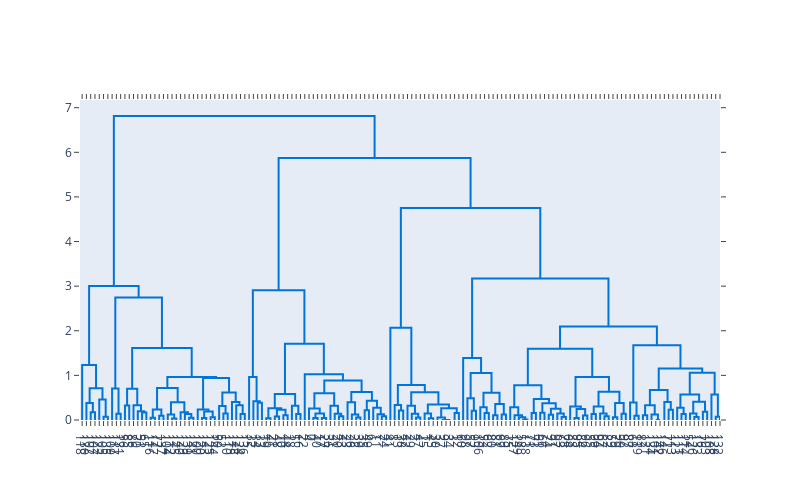

Here is the notebook cell this chart was saved with:
### Code cell
# Create the Dendogram

fig = ff.create_dendrogram(df_iris_pca, color_threshold=0)
fig.update_layout(width=800, height=500)
fig.show()

### Figure 1 — Plotly figure (JSON) as saved in the notebook; plotly's stock layout.template omitted (floating-point values rounded to 4 significant figures; data arrays with more than 128 entries replaced by an {"elided": "..."} marker saying what was removed)
{"data": [{"hoverinfo": "text", "marker": {"color": "rgb(0,116,217)"}, "mode": "lines", "type": "scatter", "x": [25, 25, 35, 35], "xaxis": "x", "y": [0, 0.1742, 0.1742, 0], "yaxis": "y"}, {"hoverinfo": "text", "marker": {"color": "rgb(0,116,217)"}, "mode": "lines", "type": "scatter", "x": [15, 15, 30, 30], "xaxis": "x", "y": [0, 0.3837, 0.3837, 0.1742], "yaxis": "y"}, {"hoverinfo": "text", "marker": {"color": "rgb(0,116,217)"}, "mode": "lines", "type": "scatter", "x": [55, 55, 65, 65], "xaxis": "x", "y": [0, 0.07319, 0.07319, 0], "yaxis": "y"}, {"hoverinfo": "text", "marker": {"color": "rgb(0,116,217)"}, "mode": "lines", "type": "scatter", "x": [45, 45, 60, 60], "xaxis": "x", "y": [0, 0.4574, 0.4574, 0.07319], "yaxis": "y"}, {"hoverinfo": "text", "marker": {"color": "rgb(0,116,217)"}, "mode": "lines", "type": "scatter", "x": [22.5, 22.5, 52.5, 52.5], "xaxis": "x", "y": [0.3837, 0.7092, 0.7092, 0.4574], "yaxis": "y"}, {"hoverinfo": "text", "marker": {"color": "rgb(0,116,217)"}, "mode": "lines", "type": "scatter", "x": [5, 5, 37.5, 37.5], "xaxis": "x", "y": [0, 1.235, 1.235, 0.7092], "yaxis": "y"}, {"hoverinfo": "text", "marker": {"color": "rgb(0,116,217)"}, "mode": "lines", "type": "scatter", "x": [85, 85, 95, 95], "xaxis": "x", "y": [0, 0.1398, 0.1398, 0], "yaxis": "y"}, {"hoverinfo": "text", "marker": {"color": "rgb(0,116,217)"}, "mode": "lines", "type": "scatter", "x": [75, 75, 90, 90], "xaxis": "x", "y": [0, 0.7064, 0.7064, 0.1398], "yaxis": "y"}, {"hoverinfo": "text", "marker": {"color": "rgb(0,116,217)"}, "mode": "lines", "type": "scatter", "x": [105, 105, 115, 115], "xaxis": "x", "y": [0, 0.326, 0.326, 0], "yaxis": "y"}, {"hoverinfo": "text", "marker": {"color": "rgb(0,116,217)"}, "mode": "lines", "type": "scatter", "x": [145, 145, 155, 155], "xaxis": "x", "y": [0, 0.1686, 0.1686, 0], "yaxis": "y"}, {"hoverinfo": "text", "marker": {"color": "rgb(0,116,217)"}, "mode": "lines", "type": "scatter", "x": [135, 135, 150, 150], "xaxis": "x", "y": [0, 0.1963, 0.1963, 0.1686], "yaxis": "y"}, {"hoverinfo": "text", "marker": {"color": "rgb(0,116,217)"}, "mode": "lines", "type": "scatter", "x": [125, 125, 142.5, 142.5], "xaxis": "x", "y": [0, 0.3334, 0.3334, 0.1963], "yaxis": "y"}, {"hoverinfo": "text", "marker": {"color": "rgb(0,116,217)"}, "mode": "lines", "type": "scatter", "x": [110, 110, 133.8, 133.8], "xaxis": "x", "y": [0.326, 0.7017, 0.7017, 0.3334], "yaxis": "y"}, {"hoverinfo": "text", "marker": {"color": "rgb(0,116,217)"}, "mode": "lines", "type": "scatter", "x": [165, 165, 175, 175], "xaxis": "x", "y": [0, 0.0514, 0.0514, 0], "yaxis": "y"}, {"hoverinfo": "text", "marker": {"color": "rgb(0,116,217)"}, "mode": "lines", "type": "scatter", "x": [185, 185, 195, 195], "xaxis": "x", "y": [0, 0.0941, 0.0941, 0], "yaxis": "y"}, {"hoverinfo": "text", "marker": {"color": "rgb(0,116,217)"}, "mode": "lines", "type": "scatter", "x": [170, 170, 190, 190], "xaxis": "x", "y": [0.0514, 0.2332, 0.2332, 0.0941], "yaxis": "y"}, {"hoverinfo": "text", "marker": {"color": "rgb(0,116,217)"}, "mode": "lines", "type": "scatter", "x": [215, 215, 225, 225], "xaxis": "x", "y": [0, 0.03437, 0.03437, 0], "yaxis": "y"}, {"hoverinfo": "text", "marker": {"color": "rgb(0,116,217)"}, "mode": "lines", "type": "scatter", "x": [205, 205, 220, 220], "xaxis": "x", "y": [0, 0.1242, 0.1242, 0.03437], "yaxis": "y"}, {"hoverinfo": "text", "marker": {"color": "rgb(0,116,217)"}, "mode": "lines", "type": "scatter", "x": [255, 255, 265, 265], "xaxis": "x", "y": [0, 0.0514, 0.0514, 0], "yaxis": "y"}, {"hoverinfo": "text", "marker": {"color": "rgb(0,116,217)"}, "mode": "lines", "type": "scatter", "x": [245, 245, 260, 260], "xaxis": "x", "y": [0, 0.1362, 0.1362, 0.0514], "yaxis": "y"}, {"hoverinfo": "text", "marker": {"color": "rgb(0,116,217)"}, "mode": "lines", "type": "scatter", "x": [235, 235, 252.5, 252.5], "xaxis": "x", "y": [0, 0.174, 0.174, 0.1362], "yaxis": "y"}, {"hoverinfo": "text", "marker": {"color": "rgb(0,116,217)"}, "mode": "lines", "type": "scatter", "x": [212.5, 212.5, 243.8, 243.8], "xaxis": "x", "y": [0.1242, 0.3964, 0.3964, 0.174], "yaxis": "y"}, {"hoverinfo": "text", "marker": {"color": "rgb(0,116,217)"}, "mode": "lines", "type": "scatter", "x": [180, 180, 228.1, 228.1], "xaxis": "x", "y": [0.2332, 0.7156, 0.7156, 0.3964], "yaxis": "y"}, {"hoverinfo": "text", "marker": {"color": "rgb(0,116,217)"}, "mode": "lines", "type": "scatter", "x": [285, 285, 295, 295], "xaxis": "x", "y": [0, 0.04281, 0.04281, 0], "yaxis": "y"}, {"hoverinfo": "text", "marker": {"color": "rgb(0,116,217)"}, "mode": "lines", "type": "scatter", "x": [305, 305, 315, 315], "xaxis": "x", "y": [0, 0.06307, 0.06307, 0], "yaxis": "y"}, {"hoverinfo": "text", "marker": {"color": "rgb(0,116,217)"}, "mode": "lines", "type": "scatter", "x": [290, 290, 310, 310], "xaxis": "x", "y": [0.04281, 0.1885, 0.1885, 0.06307], "yaxis": "y"}, {"hoverinfo": "text", "marker": {"color": "rgb(0,116,217)"}, "mode": "lines", "type": "scatter", "x": [275, 275, 300, 300], "xaxis": "x", "y": [0, 0.2345, 0.2345, 0.1885], "yaxis": "y"}, {"hoverinfo": "text", "marker": {"color": "rgb(0,116,217)"}, "mode": "lines", "type": "scatter", "x": [335, 335, 345, 345], "xaxis": "x", "y": [0, 0.1469, 0.1469, 0], "yaxis": "y"}, {"hoverinfo": "text", "marker": {"color": "rgb(0,116,217)"}, "mode": "lines", "type": "scatter", "x": [325, 325, 340, 340], "xaxis": "x", "y": [0, 0.3118, 0.3118, 0.1469], "yaxis": "y"}, {"hoverinfo": "text", "marker": {"color": "rgb(0,116,217)"}, "mode": "lines", "type": "scatter", "x": [375, 375, 385, 385], "xaxis": "x", "y": [0, 0.1371, 0.1371, 0], "yaxis": "y"}, {"hoverinfo": "text", "marker": {"color": "rgb(0,116,217)"}, "mode": "lines", "type": "scatter", "x": [365, 365, 380, 380], "xaxis": "x", "y": [0, 0.3279, 0.3279, 0.1371], "yaxis": "y"}, {"hoverinfo": "text", "marker": {"color": "rgb(0,116,217)"}, "mode": "lines", "type": "scatter", "x": [355, 355, 372.5, 372.5], "xaxis": "x", "y": [0, 0.4019, 0.4019, 0.3279], "yaxis": "y"}, {"hoverinfo": "text", "marker": {"color": "rgb(0,116,217)"}, "mode": "lines", "type": "scatter", "x": [332.5, 332.5, 363.8, 363.8], "xaxis": "x", "y": [0.3118, 0.619, 0.619, 0.4019], "yaxis": "y"}, {"hoverinfo": "text", "marker": {"color": "rgb(0,116,217)"}, "mode": "lines", "type": "scatter", "x": [287.5, 287.5, 348.1, 348.1], "xaxis": "x", "y": [0.2345, 0.9393, 0.9393, 0.619], "yaxis": "y"}, {"hoverinfo": "text", "marker": {"color": "rgb(0,116,217)"}, "mode": "lines", "type": "scatter", "x": [204.1, 204.1, 317.8, 317.8], "xaxis": "x", "y": [0.7156, 0.9654, 0.9654, 0.9393], "yaxis": "y"}, {"hoverinfo": "text", "marker": {"color": "rgb(0,116,217)"}, "mode": "lines", "type": "scatter", "x": [121.9, 121.9, 260.9, 260.9], "xaxis": "x", "y": [0.7017, 1.612, 1.612, 0.9654], "yaxis": "y"}, {"hoverinfo": "text", "marker": {"color": "rgb(0,116,217)"}, "mode": "lines", "type": "scatter", "x": [82.5, 82.5, 191.4, 191.4], "xaxis": "x", "y": [0.7064, 2.744, 2.744, 1.612], "yaxis": "y"}, {"hoverinfo": "text", "marker": {"color": "rgb(0,116,217)"}, "mode": "lines", "type": "scatter", "x": [21.25, 21.25, 137.0, 137.0], "xaxis": "x", "y": [1.235, 3.002, 3.002, 2.744], "yaxis": "y"}, {"hoverinfo": "text", "marker": {"color": "rgb(0,116,217)"}, "mode": "lines", "type": "scatter", "x": [415, 415, 425, 425], "xaxis": "x", "y": [0, 0.3842, 0.3842, 0], "yaxis": "y"}, {"hoverinfo": "text", "marker": {"color": "rgb(0,116,217)"}, "mode": "lines", "type": "scatter", "x": [405, 405, 420, 420], "xaxis": "x", "y": [0, 0.4204, 0.4204, 0.3842], "yaxis": "y"}, {"hoverinfo": "text", "marker": {"color": "rgb(0,116,217)"}, "mode": "lines", "type": "scatter", "x": [395, 395, 412.5, 412.5], "xaxis": "x", "y": [0, 0.9625, 0.9625, 0.4204], "yaxis": "y"}, {"hoverinfo": "text", "marker": {"color": "rgb(0,116,217)"}, "mode": "lines", "type": "scatter", "x": [435, 435, 445, 445], "xaxis": "x", "y": [0, 0.04197, 0.04197, 0], "yaxis": "y"}, {"hoverinfo": "text", "marker": {"color": "rgb(0,116,217)"}, "mode": "lines", "type": "scatter", "x": [455, 455, 465, 465], "xaxis": "x", "y": [0, 0.07631, 0.07631, 0], "yaxis": "y"}, {"hoverinfo": "text", "marker": {"color": "rgb(0,116,217)"}, "mode": "lines", "type": "scatter", "x": [475, 475, 485, 485], "xaxis": "x", "y": [0, 0.1052, 0.1052, 0], "yaxis": "y"}, {"hoverinfo": "text", "marker": {"color": "rgb(0,116,217)"}, "mode": "lines", "type": "scatter", "x": [460, 460, 480, 480], "xaxis": "x", "y": [0.07631, 0.2303, 0.2303, 0.1052], "yaxis": "y"}, {"hoverinfo": "text", "marker": {"color": "rgb(0,116,217)"}, "mode": "lines", "type": "scatter", "x": [440, 440, 470, 470], "xaxis": "x", "y": [0.04197, 0.2655, 0.2655, 0.2303], "yaxis": "y"}, {"hoverinfo": "text", "marker": {"color": "rgb(0,116,217)"}, "mode": "lines", "type": "scatter", "x": [505, 505, 515, 515], "xaxis": "x", "y": [0, 0.1323, 0.1323, 0], "yaxis": "y"}, {"hoverinfo": "text", "marker": {"color": "rgb(0,116,217)"}, "mode": "lines", "type": "scatter", "x": [495, 495, 510, 510], "xaxis": "x", "y": [0, 0.3195, 0.3195, 0.1323], "yaxis": "y"}, {"hoverinfo": "text", "marker": {"color": "rgb(0,116,217)"}, "mode": "lines", "type": "scatter", "x": [455, 455, 502.5, 502.5], "xaxis": "x", "y": [0.2655, 0.5818, 0.5818, 0.3195], "yaxis": "y"}, {"hoverinfo": "text", "marker": {"color": "rgb(0,116,217)"}, "mode": "lines", "type": "scatter", "x": [545, 545, 555, 555], "xaxis": "x", "y": [0, 0.04365, 0.04365, 0], "yaxis": "y"}, {"hoverinfo": "text", "marker": {"color": "rgb(0,116,217)"}, "mode": "lines", "type": "scatter", "x": [565, 565, 575, 575], "xaxis": "x", "y": [0, 0.04365, 0.04365, 0], "yaxis": "y"}, {"hoverinfo": "text", "marker": {"color": "rgb(0,116,217)"}, "mode": "lines", "type": "scatter", "x": [550, 550, 570, 570], "xaxis": "x", "y": [0.04365, 0.1451, 0.1451, 0.04365], "yaxis": "y"}, {"hoverinfo": "text", "marker": {"color": "rgb(0,116,217)"}, "mode": "lines", "type": "scatter", "x": [535, 535, 560, 560], "xaxis": "x", "y": [0, 0.2553, 0.2553, 0.1451], "yaxis": "y"}, {"hoverinfo": "text", "marker": {"color": "rgb(0,116,217)"}, "mode": "lines", "type": "scatter", "x": [605, 605, 615, 615], "xaxis": "x", "y": [0, 0.08338, 0.08338, 0], "yaxis": "y"}, {"hoverinfo": "text", "marker": {"color": "rgb(0,116,217)"}, "mode": "lines", "type": "scatter", "x": [595, 595, 610, 610], "xaxis": "x", "y": [0, 0.1422, 0.1422, 0.08338], "yaxis": "y"}, {"hoverinfo": "text", "marker": {"color": "rgb(0,116,217)"}, "mode": "lines", "type": "scatter", "x": [585, 585, 602.5, 602.5], "xaxis": "x", "y": [0, 0.3203, 0.3203, 0.1422], "yaxis": "y"}, {"hoverinfo": "text", "marker": {"color": "rgb(0,116,217)"}, "mode": "lines", "type": "scatter", "x": [547.5, 547.5, 593.8, 593.8], "xaxis": "x", "y": [0.2553, 0.6023, 0.6023, 0.3203], "yaxis": "y"}, {"hoverinfo": "text", "marker": {"color": "rgb(0,116,217)"}, "mode": "lines", "type": "scatter", "x": [645, 645, 655, 655], "xaxis": "x", "y": [0, 0.05332, 0.05332, 0], "yaxis": "y"}, {"hoverinfo": "text", "marker": {"color": "rgb(0,116,217)"}, "mode": "lines", "type": "scatter", "x": [635, 635, 650, 650], "xaxis": "x", "y": [0, 0.1215, 0.1215, 0.05332], "yaxis": "y"}, {"hoverinfo": "text", "marker": {"color": "rgb(0,116,217)"}, "mode": "lines", "type": "scatter", "x": [625, 625, 642.5, 642.5], "xaxis": "x", "y": [0, 0.3965, 0.3965, 0.1215], "yaxis": "y"}, {"hoverinfo": "text", "marker": {"color": "rgb(0,116,217)"}, "mode": "lines", "type": "scatter", "x": [665, 665, 675, 675], "xaxis": "x", "y": [0, 0.2166, 0.2166, 0], "yaxis": "y"}, {"hoverinfo": "text", "marker": {"color": "rgb(0,116,217)"}, "mode": "lines", "type": "scatter", "x": [705, 705, 715, 715], "xaxis": "x", "y": [0, 0.08561, 0.08561, 0], "yaxis": "y"}, {"hoverinfo": "text", "marker": {"color": "rgb(0,116,217)"}, "mode": "lines", "type": "scatter", "x": [695, 695, 710, 710], "xaxis": "x", "y": [0, 0.1291, 0.1291, 0.08561], "yaxis": "y"}, {"hoverinfo": "text", "marker": {"color": "rgb(0,116,217)"}, "mode": "lines", "type": "scatter", "x": [685, 685, 702.5, 702.5], "xaxis": "x", "y": [0, 0.2736, 0.2736, 0.1291], "yaxis": "y"}, {"hoverinfo": "text", "marker": {"color": "rgb(0,116,217)"}, "mode": "lines", "type": "scatter", "x": [670, 670, 693.8, 693.8], "xaxis": "x", "y": [0.2166, 0.4325, 0.4325, 0.2736], "yaxis": "y"}, {"hoverinfo": "text", "marker": {"color": "rgb(0,116,217)"}, "mode": "lines", "type": "scatter", "x": [633.8, 633.8, 681.9, 681.9], "xaxis": "x", "y": [0.3965, 0.6261, 0.6261, 0.4325], "yaxis": "y"}, {"hoverinfo": "text", "marker": {"color": "rgb(0,116,217)"}, "mode": "lines", "type": "scatter", "x": [570.6, 570.6, 657.8, 657.8], "xaxis": "x", "y": [0.6023, 0.8851, 0.8851, 0.6261], "yaxis": "y"}, {"hoverinfo": "text", "marker": {"color": "rgb(0,116,217)"}, "mode": "lines", "type": "scatter", "x": [525, 525, 614.2, 614.2], "xaxis": "x", "y": [0, 1.028, 1.028, 0.8851], "yaxis": "y"}, {"hoverinfo": "text", "marker": {"color": "rgb(0,116,217)"}, "mode": "lines", "type": "scatter", "x": [478.8, 478.8, 569.6, 569.6], "xaxis": "x", "y": [0.5818, 1.709, 1.709, 1.028], "yaxis": "y"}, {"hoverinfo": "text", "marker": {"color": "rgb(0,116,217)"}, "mode": "lines", "type": "scatter", "x": [403.8, 403.8, 524.2, 524.2], "xaxis": "x", "y": [0.9625, 2.907, 2.907, 1.709], "yaxis": "y"}, {"hoverinfo": "text", "marker": {"color": "rgb(0,116,217)"}, "mode": "lines", "type": "scatter", "x": [745, 745, 755, 755], "xaxis": "x", "y": [0, 0.2113, 0.2113, 0], "yaxis": "y"}, {"hoverinfo": "text", "marker": {"color": "rgb(0,116,217)"}, "mode": "lines", "type": "scatter", "x": [735, 735, 750, 750], "xaxis": "x", "y": [0, 0.3366, 0.3366, 0.2113], "yaxis": "y"}, {"hoverinfo": "text", "marker": {"color": "rgb(0,116,217)"}, "mode": "lines", "type": "scatter", "x": [785, 785, 795, 795], "xaxis": "x", "y": [0, 0.05332, 0.05332, 0], "yaxis": "y"}, {"hoverinfo": "text", "marker": {"color": "rgb(0,116,217)"}, "mode": "lines", "type": "scatter", "x": [775, 775, 790, 790], "xaxis": "x", "y": [0, 0.1378, 0.1378, 0.05332], "yaxis": "y"}, {"hoverinfo": "text", "marker": {"color": "rgb(0,116,217)"}, "mode": "lines", "type": "scatter", "x": [765, 765, 782.5, 782.5], "xaxis": "x", "y": [0, 0.3207, 0.3207, 0.1378], "yaxis": "y"}, {"hoverinfo": "text", "marker": {"color": "rgb(0,116,217)"}, "mode": "lines", "type": "scatter", "x": [815, 815, 825, 825], "xaxis": "x", "y": [0, 0.03815, 0.03815, 0], "yaxis": "y"}, {"hoverinfo": "text", "marker": {"color": "rgb(0,116,217)"}, "mode": "lines", "type": "scatter", "x": [805, 805, 820, 820], "xaxis": "x", "y": [0, 0.1451, 0.1451, 0.03815], "yaxis": "y"}, {"hoverinfo": "text", "marker": {"color": "rgb(0,116,217)"}, "mode": "lines", "type": "scatter", "x": [855, 855, 865, 865], "xaxis": "x", "y": [0, 0, 0, 0], "yaxis": "y"}, {"hoverinfo": "text", "marker": {"color": "rgb(0,116,217)"}, "mode": "lines", "type": "scatter", "x": [845, 845, 860, 860], "xaxis": "x", "y": [0, 0, 0, 0], "yaxis": "y"}, {"hoverinfo": "text", "marker": {"color": "rgb(0,116,217)"}, "mode": "lines", "type": "scatter", "x": [835, 835, 852.5, 852.5], "xaxis": "x", "y": [0, 0.05651, 0.05651, 0], "yaxis": "y"}, {"hoverinfo": "text", "marker": {"color": "rgb(0,116,217)"}, "mode": "lines", "type": "scatter", "x": [875, 875, 885, 885], "xaxis": "x", "y": [0, 0.1559, 0.1559, 0], "yaxis": "y"}, {"hoverinfo": "text", "marker": {"color": "rgb(0,116,217)"}, "mode": "lines", "type": "scatter", "x": [843.8, 843.8, 880, 880], "xaxis": "x", "y": [0.05651, 0.2629, 0.2629, 0.1559], "yaxis": "y"}, {"hoverinfo": "text", "marker": {"color": "rgb(0,116,217)"}, "mode": "lines", "type": "scatter", "x": [812.5, 812.5, 861.9, 861.9], "xaxis": "x", "y": [0.1451, 0.3487, 0.3487, 0.2629], "yaxis": "y"}, {"hoverinfo": "text", "marker": {"color": "rgb(0,116,217)"}, "mode": "lines", "type": "scatter", "x": [773.8, 773.8, 837.2, 837.2], "xaxis": "x", "y": [0.3207, 0.6203, 0.6203, 0.3487], "yaxis": "y"}, {"hoverinfo": "text", "marker": {"color": "rgb(0,116,217)"}, "mode": "lines", "type": "scatter", "x": [742.5, 742.5, 805.5, 805.5], "xaxis": "x", "y": [0.3366, 0.7837, 0.7837, 0.6203], "yaxis": "y"}, {"hoverinfo": "text", "marker": {"color": "rgb(0,116,217)"}, "mode": "lines", "type": "scatter", "x": [725, 725, 774.0, 774.0], "xaxis": "x", "y": [0, 2.07, 2.07, 0.7837], "yaxis": "y"}, {"hoverinfo": "text", "marker": {"color": "rgb(0,116,217)"}, "mode": "lines", "type": "scatter", "x": [915, 915, 925, 925], "xaxis": "x", "y": [0, 0.2098, 0.2098, 0], "yaxis": "y"}, {"hoverinfo": "text", "marker": {"color": "rgb(0,116,217)"}, "mode": "lines", "type": "scatter", "x": [905, 905, 920, 920], "xaxis": "x", "y": [0, 0.4857, 0.4857, 0.2098], "yaxis": "y"}, {"hoverinfo": "text", "marker": {"color": "rgb(0,116,217)"}, "mode": "lines", "type": "scatter", "x": [945, 945, 955, 955], "xaxis": "x", "y": [0, 0.155, 0.155, 0], "yaxis": "y"}, {"hoverinfo": "text", "marker": {"color": "rgb(0,116,217)"}, "mode": "lines", "type": "scatter", "x": [935, 935, 950, 950], "xaxis": "x", "y": [0, 0.2872, 0.2872, 0.155], "yaxis": "y"}, {"hoverinfo": "text", "marker": {"color": "rgb(0,116,217)"}, "mode": "lines", "type": "scatter", "x": [965, 965, 975, 975], "xaxis": "x", "y": [0, 0.1079, 0.1079, 0], "yaxis": "y"}, {"hoverinfo": "text", "marker": {"color": "rgb(0,116,217)"}, "mode": "lines", "type": "scatter", "x": [985, 985, 995, 995], "xaxis": "x", "y": [0, 0.1215, 0.1215, 0], "yaxis": "y"}, {"hoverinfo": "text", "marker": {"color": "rgb(0,116,217)"}, "mode": "lines", "type": "scatter", "x": [970, 970, 990, 990], "xaxis": "x", "y": [0.1079, 0.3572, 0.3572, 0.1215], "yaxis": "y"}, {"hoverinfo": "text", "marker": {"color": "rgb(0,116,217)"}, "mode": "lines", "type": "scatter", "x": [942.5, 942.5, 980, 980], "xaxis": "x", "y": [0.2872, 0.6133, 0.6133, 0.3572], "yaxis": "y"}, {"hoverinfo": "text", "marker": {"color": "rgb(0,116,217)"}, "mode": "lines", "type": "scatter", "x": [912.5, 912.5, 961.2, 961.2], "xaxis": "x", "y": [0.4857, 1.052, 1.052, 0.6133], "yaxis": "y"}, {"hoverinfo": "text", "marker": {"color": "rgb(0,116,217)"}, "mode": "lines", "type": "scatter", "x": [895, 895, 936.9, 936.9], "xaxis": "x", "y": [0, 1.387, 1.387, 1.052], "yaxis": "y"}, {"hoverinfo": "text", "marker": {"color": "rgb(0,116,217)"}, "mode": "lines", "type": "scatter", "x": [1035, 1035, 1045, 1045], "xaxis": "x", "y": [0, 0.01145, 0.01145, 0], "yaxis": "y"}, {"hoverinfo": "text", "marker": {"color": "rgb(0,116,217)"}, "mode": "lines", "type": "scatter", "x": [1025, 1025, 1040, 1040], "xaxis": "x", "y": [0, 0.06215, 0.06215, 0.01145], "yaxis": "y"}, {"hoverinfo": "text", "marker": {"color": "rgb(0,116,217)"}, "mode": "lines", "type": "scatter", "x": [1015, 1015, 1032.0, 1032.0], "xaxis": "x", "y": [0, 0.1069, 0.1069, 0.06215], "yaxis": "y"}, {"hoverinfo": "text", "marker": {"color": "rgb(0,116,217)"}, "mode": "lines", "type": "scatter", "x": [1005, 1005, 1024.0, 1024.0], "xaxis": "x", "y": [0, 0.2861, 0.2861, 0.1069], "yaxis": "y"}, {"hoverinfo": "text", "marker": {"color": "rgb(0,116,217)"}, "mode": "lines", "type": "scatter", "x": [1055, 1055, 1065, 1065], "xaxis": "x", "y": [0, 0.157, 0.157, 0], "yaxis": "y"}, {"hoverinfo": "text", "marker": {"color": "rgb(0,116,217)"}, "mode": "lines", "type": "scatter", "x": [1075, 1075, 1085, 1085], "xaxis": "x", "y": [0, 0.16, 0.16, 0], "yaxis": "y"}, {"hoverinfo": "text", "marker": {"color": "rgb(0,116,217)"}, "mode": "lines", "type": "scatter", "x": [1095, 1095, 1105, 1105], "xaxis": "x", "y": [0, 0.1194, 0.1194, 0], "yaxis": "y"}, {"hoverinfo": "text", "marker": {"color": "rgb(0,116,217)"}, "mode": "lines", "type": "scatter", "x": [1125, 1125, 1135, 1135], "xaxis": "x", "y": [0, 0.0674, 0.0674, 0], "yaxis": "y"}, {"hoverinfo": "text", "marker": {"color": "rgb(0,116,217)"}, "mode": "lines", "type": "scatter", "x": [1115, 1115, 1130, 1130], "xaxis": "x", "y": [0, 0.1467, 0.1467, 0.0674], "yaxis": "y"}, {"hoverinfo": "text", "marker": {"color": "rgb(0,116,217)"}, "mode": "lines", "type": "scatter", "x": [1100, 1100, 1122.0, 1122.0], "xaxis": "x", "y": [0.1194, 0.2549, 0.2549, 0.1467], "yaxis": "y"}, {"hoverinfo": "text", "marker": {"color": "rgb(0,116,217)"}, "mode": "lines", "type": "scatter", "x": [1080, 1080, 1111.0, 1111.0], "xaxis": "x", "y": [0.16, 0.3747, 0.3747, 0.2549], "yaxis": "y"}, {"hoverinfo": "text", "marker": {"color": "rgb(0,116,217)"}, "mode": "lines", "type": "scatter", "x": [1060, 1060, 1096.0, 1096.0], "xaxis": "x", "y": [0.157, 0.4691, 0.4691, 0.3747], "yaxis": "y"}, {"hoverinfo": "text", "marker": {"color": "rgb(0,116,217)"}, "mode": "lines", "type": "scatter", "x": [1014.0, 1014.0, 1078.0, 1078.0], "xaxis": "x", "y": [0.2861, 0.7786, 0.7786, 0.4691], "yaxis": "y"}, {"hoverinfo": "text", "marker": {"color": "rgb(0,116,217)"}, "mode": "lines", "type": "scatter", "x": [1155, 1155, 1165, 1165], "xaxis": "x", "y": [0, 0.04365, 0.04365, 0], "yaxis": "y"}, {"hoverinfo": "text", "marker": {"color": "rgb(0,116,217)"}, "mode": "lines", "type": "scatter", "x": [1175, 1175, 1185, 1185], "xaxis": "x", "y": [0, 0.09968, 0.09968, 0], "yaxis": "y"}, {"hoverinfo": "text", "marker": {"color": "rgb(0,116,217)"}, "mode": "lines", "type": "scatter", "x": [1160, 1160, 1180, 1180], "xaxis": "x", "y": [0.04365, 0.2461, 0.2461, 0.09968], "yaxis": "y"}, {"hoverinfo": "text", "marker": {"color": "rgb(0,116,217)"}, "mode": "lines", "type": "scatter", "x": [1145, 1145, 1170, 1170], "xaxis": "x", "y": [0, 0.3, 0.3, 0.2461], "yaxis": "y"}, {"hoverinfo": "text", "marker": {"color": "rgb(0,116,217)"}, "mode": "lines", "type": "scatter", "x": [1195, 1195, 1205, 1205], "xaxis": "x", "y": [0, 0.1323, 0.1323, 0], "yaxis": "y"}, {"hoverinfo": "text", "marker": {"color": "rgb(0,116,217)"}, "mode": "lines", "type": "scatter", "x": [1225, 1225, 1235, 1235], "xaxis": "x", "y": [0, 0.08393, 0.08393, 0], "yaxis": "y"}, {"hoverinfo": "text", "marker": {"color": "rgb(0,116,217)"}, "mode": "lines", "type": "scatter", "x": [1215, 1215, 1230, 1230], "xaxis": "x", "y": [0, 0.1442, 0.1442, 0.08393], "yaxis": "y"}, {"hoverinfo": "text", "marker": {"color": "rgb(0,116,217)"}, "mode": "lines", "type": "scatter", "x": [1200, 1200, 1222.0, 1222.0], "xaxis": "x", "y": [0.1323, 0.3054, 0.3054, 0.1442], "yaxis": "y"}, {"hoverinfo": "text", "marker": {"color": "rgb(0,116,217)"}, "mode": "lines", "type": "scatter", "x": [1245, 1245, 1255, 1255], "xaxis": "x", "y": [0, 0.05919, 0.05919, 0], "yaxis": "y"}, {"hoverinfo": "text", "marker": {"color": "rgb(0,116,217)"}, "mode": "lines", "type": "scatter", "x": [1265, 1265, 1275, 1275], "xaxis": "x", "y": [0, 0.1427, 0.1427, 0], "yaxis": "y"}, {"hoverinfo": "text", "marker": {"color": "rgb(0,116,217)"}, "mode": "lines", "type": "scatter", "x": [1250, 1250, 1270, 1270], "xaxis": "x", "y": [0.05919, 0.3834, 0.3834, 0.1427], "yaxis": "y"}, {"hoverinfo": "text", "marker": {"color": "rgb(0,116,217)"}, "mode": "lines", "type": "scatter", "x": [1211.0, 1211.0, 1260, 1260], "xaxis": "x", "y": [0.3054, 0.6354, 0.6354, 0.3834], "yaxis": "y"}, {"hoverinfo": "text", "marker": {"color": "rgb(0,116,217)"}, "mode": "lines", "type": "scatter", "x": [1158.0, 1158.0, 1236.0, 1236.0], "xaxis": "x", "y": [0.3, 0.9622, 0.9622, 0.6354], "yaxis": "y"}, {"hoverinfo": "text", "marker": {"color": "rgb(0,116,217)"}, "mode": "lines", "type": "scatter", "x": [1046.0, 1046.0, 1197.0, 1197.0], "xaxis": "x", "y": [0.7786, 1.6, 1.6, 0.9622], "yaxis": "y"}, {"hoverinfo": "text", "marker": {"color": "rgb(0,116,217)"}, "mode": "lines", "type": "scatter", "x": [1295, 1295, 1305, 1305], "xaxis": "x", "y": [0, 0.09268, 0.09268, 0], "yaxis": "y"}, {"hoverinfo": "text", "marker": {"color": "rgb(0,116,217)"}, "mode": "lines", "type": "scatter", "x": [1285, 1285, 1300, 1300], "xaxis": "x", "y": [0, 0.3915, 0.3915, 0.09268], "yaxis": "y"}, {"hoverinfo": "text", "marker": {"color": "rgb(0,116,217)"}, "mode": "lines", "type": "scatter", "x": [1315, 1315, 1325, 1325], "xaxis": "x", "y": [0, 0.1057, 0.1057, 0], "yaxis": "y"}, {"hoverinfo": "text", "marker": {"color": "rgb(0,116,217)"}, "mode": "lines", "type": "scatter", "x": [1345, 1345, 1355, 1355], "xaxis": "x", "y": [0, 0, 0, 0], "yaxis": "y"}, {"hoverinfo": "text", "marker": {"color": "rgb(0,116,217)"}, "mode": "lines", "type": "scatter", "x": [1335, 1335, 1350, 1350], "xaxis": "x", "y": [0, 0.124, 0.124, 0], "yaxis": "y"}, {"hoverinfo": "text", "marker": {"color": "rgb(0,116,217)"}, "mode": "lines", "type": "scatter", "x": [1320, 1320, 1342.0, 1342.0], "xaxis": "x", "y": [0.1057, 0.3324, 0.3324, 0.124], "yaxis": "y"}, {"hoverinfo": "text", "marker": {"color": "rgb(0,116,217)"}, "mode": "lines", "type": "scatter", "x": [1375, 1375, 1385, 1385], "xaxis": "x", "y": [0, 0.2279, 0.2279, 0], "yaxis": "y"}, {"hoverinfo": "text", "marker": {"color": "rgb(0,116,217)"}, "mode": "lines", "type": "scatter", "x": [1365, 1365, 1380, 1380], "xaxis": "x", "y": [0, 0.4024, 0.4024, 0.2279], "yaxis": "y"}, {"hoverinfo": "text", "marker": {"color": "rgb(0,116,217)"}, "mode": "lines", "type": "scatter", "x": [1331.0, 1331.0, 1372.0, 1372.0], "xaxis": "x", "y": [0.3324, 0.6733, 0.6733, 0.4024], "yaxis": "y"}, {"hoverinfo": "text", "marker": {"color": "rgb(0,116,217)"}, "mode": "lines", "type": "scatter", "x": [1405, 1405, 1415, 1415], "xaxis": "x", "y": [0, 0.1359, 0.1359, 0], "yaxis": "y"}, {"hoverinfo": "text", "marker": {"color": "rgb(0,116,217)"}, "mode": "lines", "type": "scatter", "x": [1395, 1395, 1410, 1410], "xaxis": "x", "y": [0, 0.2761, 0.2761, 0.1359], "yaxis": "y"}, {"hoverinfo": "text", "marker": {"color": "rgb(0,116,217)"}, "mode": "lines", "type": "scatter", "x": [1435, 1435, 1445, 1445], "xaxis": "x", "y": [0, 0.06482, 0.06482, 0], "yaxis": "y"}, {"hoverinfo": "text", "marker": {"color": "rgb(0,116,217)"}, "mode": "lines", "type": "scatter", "x": [1425, 1425, 1440, 1440], "xaxis": "x", "y": [0, 0.1461, 0.1461, 0.06482], "yaxis": "y"}, {"hoverinfo": "text", "marker": {"color": "rgb(0,116,217)"}, "mode": "lines", "type": "scatter", "x": [1455, 1455, 1465, 1465], "xaxis": "x", "y": [0, 0.1873, 0.1873, 0], "yaxis": "y"}, {"hoverinfo": "text", "marker": {"color": "rgb(0,116,217)"}, "mode": "lines", "type": "scatter", "x": [1432.0, 1432.0, 1460, 1460], "xaxis": "x", "y": [0.1461, 0.4095, 0.4095, 0.1873], "yaxis": "y"}, {"hoverinfo": "text", "marker": {"color": "rgb(0,116,217)"}, "mode": "lines", "type": "scatter", "x": [1402.0, 1402.0, 1446.0, 1446.0], "xaxis": "x", "y": [0.2761, 0.5692, 0.5692, 0.4095], "yaxis": "y"}, {"hoverinfo": "text", "marker": {"color": "rgb(0,116,217)"}, "mode": "lines", "type": "scatter", "x": [1485, 1485, 1495, 1495], "xaxis": "x", "y": [0, 0.07486, 0.07486, 0], "yaxis": "y"}, {"hoverinfo": "text", "marker": {"color": "rgb(0,116,217)"}, "mode": "lines", "type": "scatter", "x": [1475, 1475, 1490, 1490], "xaxis": "x", "y": [0, 0.5728, 0.5728, 0.07486], "yaxis": "y"}, {"hoverinfo": "text", "marker": {"color": "rgb(0,116,217)"}, "mode": "lines", "type": "scatter", "x": [1424.0, 1424.0, 1482.0, 1482.0], "xaxis": "x", "y": [0.5692, 1.061, 1.061, 0.5728], "yaxis": "y"}, {"hoverinfo": "text", "marker": {"color": "rgb(0,116,217)"}, "mode": "lines", "type": "scatter", "x": [1352.0, 1352.0, 1453.0, 1453.0], "xaxis": "x", "y": [0.6733, 1.155, 1.155, 1.061], "yaxis": "y"}, {"hoverinfo": "text", "marker": {"color": "rgb(0,116,217)"}, "mode": "lines", "type": "scatter", "x": [1292.0, 1292.0, 1403.0, 1403.0], "xaxis": "x", "y": [0.3915, 1.678, 1.678, 1.155], "yaxis": "y"}, {"hoverinfo": "text", "marker": {"color": "rgb(0,116,217)"}, "mode": "lines", "type": "scatter", "x": [1121.0, 1121.0, 1348.0, 1348.0], "xaxis": "x", "y": [1.6, 2.098, 2.098, 1.678], "yaxis": "y"}, {"hoverinfo": "text", "marker": {"color": "rgb(0,116,217)"}, "mode": "lines", "type": "scatter", "x": [915.9, 915.9, 1234.0, 1234.0], "xaxis": "x", "y": [1.387, 3.171, 3.171, 2.098], "yaxis": "y"}, {"hoverinfo": "text", "marker": {"color": "rgb(0,116,217)"}, "mode": "lines", "type": "scatter", "x": [749.5, 749.5, 1075.0, 1075.0], "xaxis": "x", "y": [2.07, 4.753, 4.753, 3.171], "yaxis": "y"}, {"hoverinfo": "text", "marker": {"color": "rgb(0,116,217)"}, "mode": "lines", "type": "scatter", "x": [464.0, 464.0, 912.3, 912.3], "xaxis": "x", "y": [2.907, 5.871, 5.871, 4.753], "yaxis": "y"}, {"hoverinfo": "text", "marker": {"color": "rgb(0,116,217)"}, "mode": "lines", "type": "scatter", "x": [79.1, 79.1, 688.2, 688.2], "xaxis": "x", "y": [3.002, 6.814, 6.814, 5.871], "yaxis": "y"}], "layout": {"autosize": false, "height": 500, "hovermode": "closest", "showlegend": false, "width": 800, "xaxis": {"mirror": "allticks", "rangemode": "tozero", "showgrid": false, "showline": true, "showticklabels": true, "tickmode": "array", "ticks": "outside", "ticktext": {"elided": "150 str values"}, "tickvals": {"elided": "150 int values"}, "type": "linear", "zeroline": false}, "yaxis": {"mirror": "allticks", "rangemode": "tozero", "showgrid": false, "showline": true, "showticklabels": true, "ticks": "outside", "type": "linear", "zeroline": false}}}
